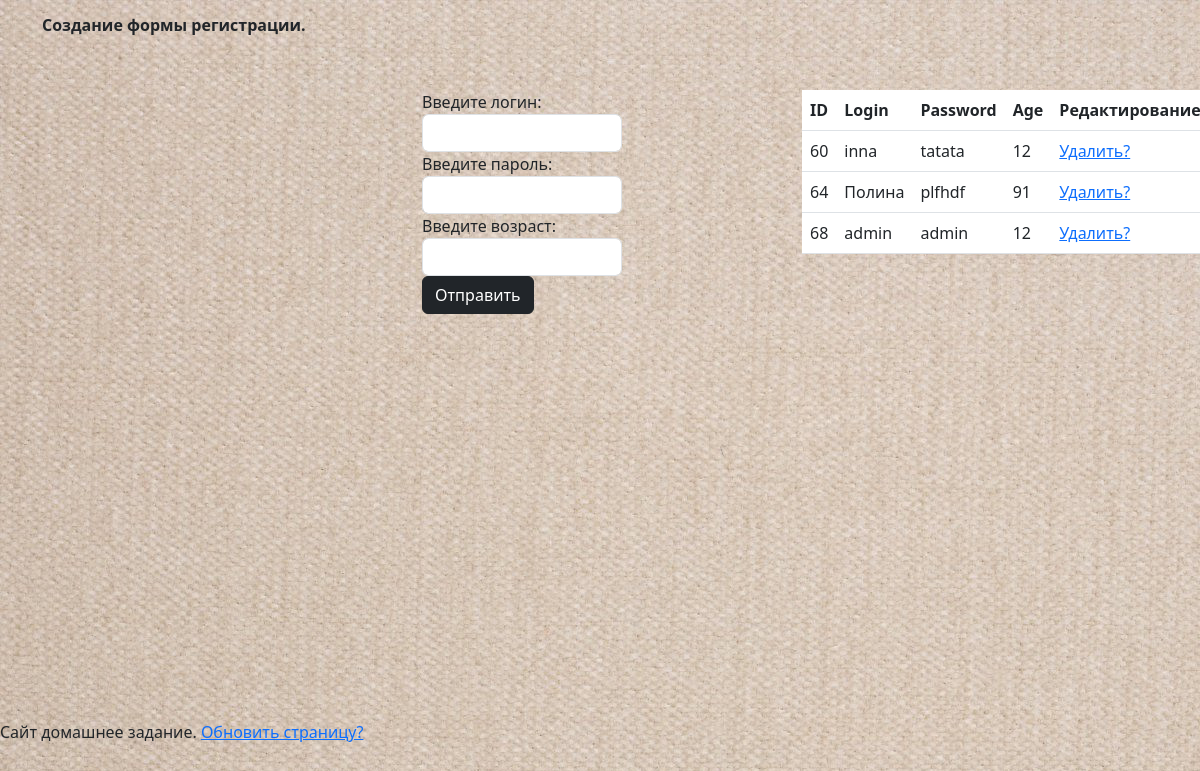
Before: / with the older database file.
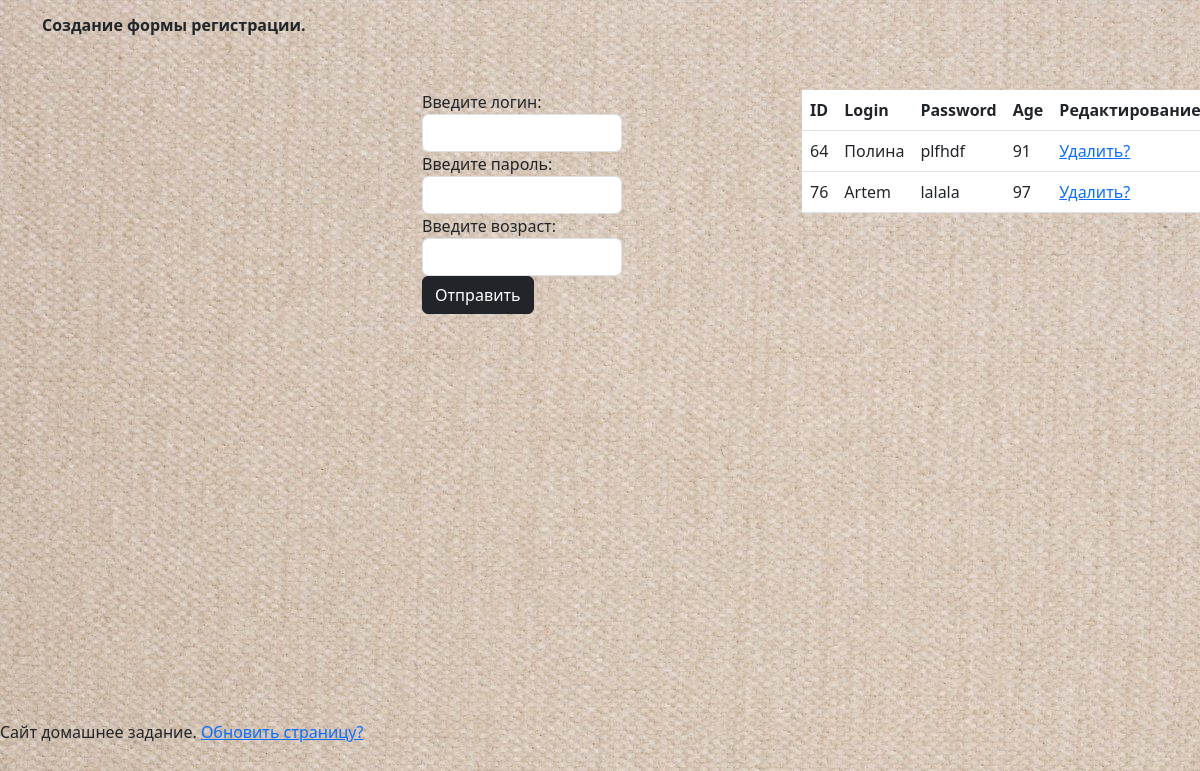
After: the same page with the newer database file.
### dj_app_homework/models.py (models this page shows)
class RegistrationPerson(models.Model):
    login = models.CharField(max_length=15)
    password = models.CharField(max_length=15)
    age = models.IntegerField(blank=True, null=True)
    objects = models.Manager()
    DoesNotExist = models.Manager()

### dj_app_homework/views.py (the view, shortened to what this page needs)
# urls.py: path('', views.index, name="main page"),  # Main page.
def index(request):
    if request.method == "GET":
        form = UserForm
        people = RegistrationPerson.objects.all()
        return render(request, "index.html", {"form": form, "people": people})

### templates/index.html (shortened to what this page needs)
{% extends 'base.html' %}
{% load static %}
{% block content %}
{% if request.method == "GET" %}
<p style="line-height: 50px;"><b>Создание формы регистрации.</b></p><br>
{% else %}
<p style="line-height: 50px;"><b>Вывод данных на странице ответа.</b></p><br>
{% endif %}
{% endblock content %}
{% block table %}
{% if request.method == "GET" %}
<div style="width: 200px;">
    <form action="" method="POST">
        <div>
            <label>{{ form.login.label }}:</label>
            {{ form.login }}
        </div>
        <div>
            <label>{{ form.password.label}}:</label>
            {{ form.password }}
        </div>
        <div>
            <label>{{ form.age.label }}:</label>
            {{ form.age }}
        </div>
        <div>
            <input type="submit" class="btn btn-dark" value="Отправить">
        </div>
    </form>
</div>
{% endif %}
{% endblock table %}
{% block bd %}
{% if people.count > 0 %}
<table class="table">
    <thead>
    <tr>
        <th scope="col">ID</th>
        <th scope="col">Login</th>
        <th scope="col">Password</th>
        <th scope="col">Age</th>
        <th scope="col">Редактирование</th>
    </tr>
    </thead>
    <tbody>
    {% for person in people %}
    <tr>
        <td>{{ person.id }}</td>
        <td>{{ person.login }}</td>
        <td>{{ person.password }}</td>
        <td>{{ person.age }}</td>
        <td><a href="delete/{{ person.id }}">Удалить?</a></td>
    </tr>
    {% endfor %}
    </tbody>
</table>
{% endif %}
{% endblock bd %}

### templates/base.html (shortened to what this page needs)
<!doctype html>
{% load static %}
<html lang="en">
<head>
    <link rel="stylesheet" href="{% static 'css/style.css' %}">
    <link href="https://cdn.jsdelivr.net/npm/bootstrap@5.3.0-alpha1/dist/css/bootstrap.min.css" rel="stylesheet"
>
</head>
<body background="{% static 'img/background.jpg' %}">
<div class="wrapper">
    <div class="content">
        <div class="container">
            <div class="row-text-center">
                <div class="col-text-center">
                    {% block content %} {% endblock content %}
                </div>
            </div>
        </div>
        <div class="container">
            <div class="row">
                <div class="col-4"></div>
                <div class="col">
                    {% block table %} {% endblock table %}
                </div>
                <div class="col-4">{% block bd %} {% endblock bd %}</div>
            </div>
        </div>
    </div>
    <div class="footer">
        <div>
            <footer>
                <div>
                    <span>Сайт домашнее задание.</span>
                    <a href="">Обновить страницу?</a>
                </div>
            </footer>
        </div>
    </div>
</div>
</body>
</html>

### static/css/style.css (style rules this page uses)
* { margin: 0; padding: 0; }
html, body, .wrapper { height: 100%; }
.content { box-sizing: border-box; min-height: 100%; padding-bottom: 90px; }
.footer { height: 80px; margin-top: -80px; }

Changed rows visible on the page:
removed RegistrationPerson: id "60", login "inna", password "tatata", age "12"
removed RegistrationPerson: id "68", login "admin", password "admin", age "12"
added RegistrationPerson: id "76", login "Artem", password "lalala", age "97"
